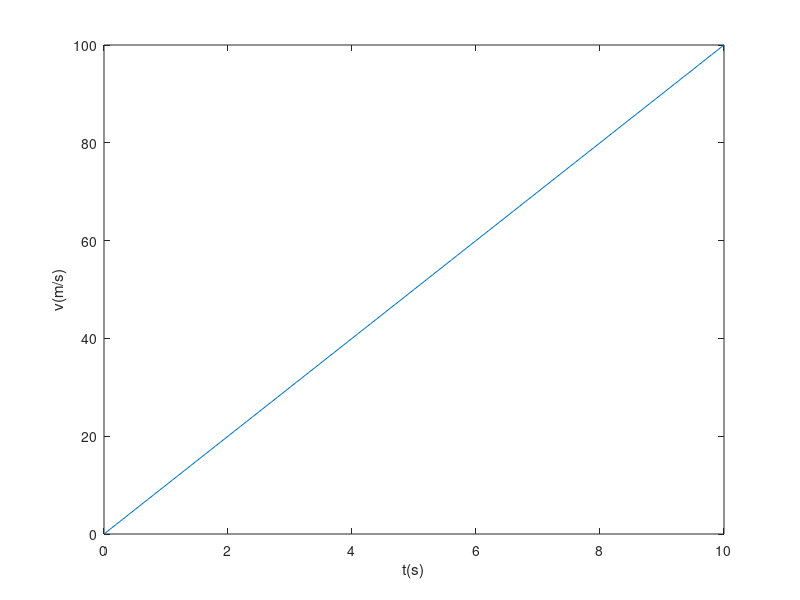
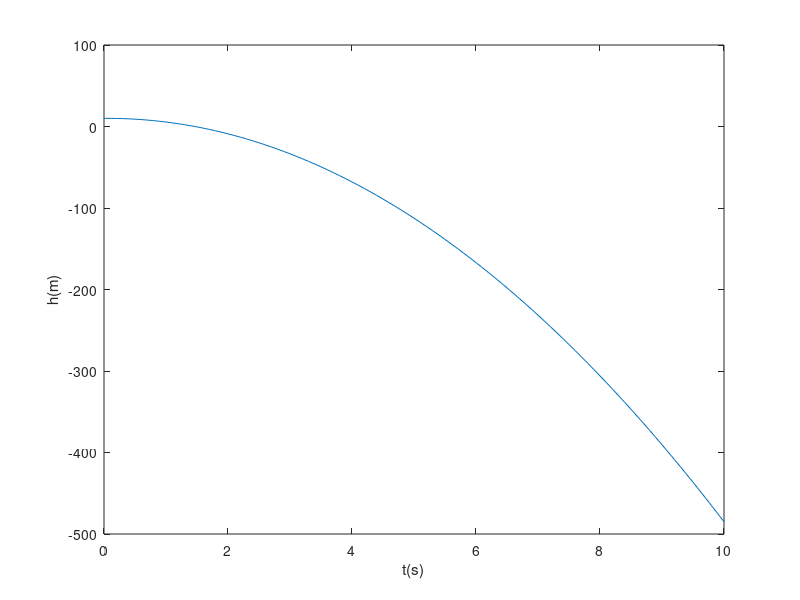

Source code (MATLAB) for these figures, in order:
clear;
clc;
H=10;g=10;v0=0;dt=0.1;
k=1;v(1)=v0;h(1)=H; %k是数组/矩阵下标
for t=0:dt:10
    v(k+1)=v(k)+g*dt;
    h(k+1)=h(k)-v(k)*dt;
    k=k+1;
end
t=0:dt:10;%因为for语句中t不再是向量，而只是一个数了，所以要再写一遍
figure(1);
plot(t,v(1:length(t)));xlabel('t(s)');ylabel('v(m/s)');
%注意工作区中t与v和h的向量长度不同，所以我们这里需要截断处理
figure(2);
plot(t,h(1:length(t)));xlabel('t(s)');ylabel('h(m)');
%xlabel和ylabel给横纵坐标打标签，即所代表物理含义及单位